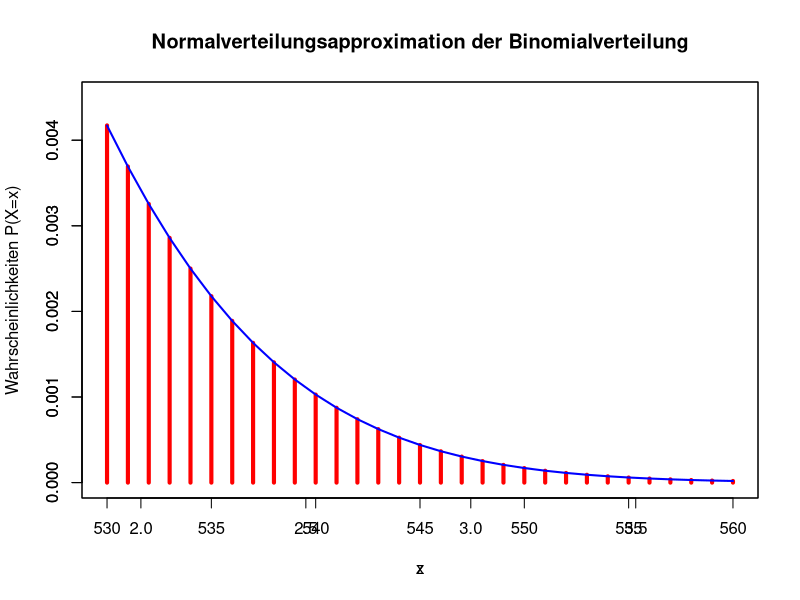

Generate this figure with R:
# SS2017_Hofmann_Aufgabenblatt3
## Übung 5
## 12. April 2017
### open pdf document.
pdf("SS2017_Hofmann_Aufgabenblatt3.pdf")

print("Übung 5 (ii)")
print("Pgelb = 30%, Pweiss = 25%, Prot = 40%")
print("Berechnung der Wahrscheinlichkeit, dass beim Aussähen von 1000 Samenkörnern zwischen 280 und 330 gelbe Blüten wachsen.")

n = 1000
p = 0.3

result = pbinom(330.5, n, p) - pbinom(279.5, n, p);
print(result)

pnorm(2.1047) - pnorm(-1.4146)

## Übung 6
p = 0.5
n = 1000
xa = 530
xe = 560
x = xa:xe
y = dbinom(x, n, p)

plot(x, y, type = "h", col = "red", lwd = 4, xlim = c(xa, xe), ylim = c(0, 0.0045),
     main = "Normalverteilungsapproximation der Binomialverteilung",
     ylab = "Wahrscheinlichkeiten P(X=x)")

### hold plot
par(new = TRUE)

z = (x - n*p)/sqrt(n * p * (1 - p))

za = (xa - n*p)/sqrt(n * p * (1 - p))
ze = (xe - n*p)/sqrt(n * p * (1 - p))

deltaz = 1/sqrt(n * p * (1 - p))

plot(z, dnorm(z) * deltaz, type = "l", col = "blue", lwd = 2, xlim = c(za, ze), ylim = c(0, 0.0045),
     ylab = "")


## Übung 7

### Auswertung der Formel aus Aufgabenteil (a)

p0 = 0.5
delta = c(0.05, 0.15, 0.25)
p1 = p0 + delta

epsilon = 0.8

alpha1 = 0.01
#n1 = ((sqrt(p0 * (1-p0)) * qnorm(1-alpha1) + n1 * p))
#n2 = ((sqrt(p0 * (1-p0)) * qnorm(1-alpha1) + n1 * p))

#round(rbind(n1,n2), 0)

### Formel für Stetigkeitskorrektur
# ...

# Aufgabenteil b
n = 1001
xc = 538
p1 = 0.55

### Überprüfung kritischer Wert
1 - pbinom(xc, n, p0)
1 - pbinom(xc - 1, n, p0) # dieser Wert passt.
1 - pbinom(xc - 2, n, p0)

### Berechnung der Teststärke
1 - pbinom(xc - 1, n, p1)

## alpha = 1%
n = 109
xc = 68
p1 = 0.65

### Überprüfung kritischer Wert
1 - pbinom(xc, n, p0)
1 - pbinom(xc - 1, n, p0) # dieser Wert passt.
1 - pbinom(xc - 2, n, p0)

### Berechnung der Teststärke
1 - pbinom(xc - 1, n, p1)
1 - pbinom(xc - 2, n, p1) # bei 67 als kritischer Wert würde angestrebte Teststärke besser getroffen


## alpha = 1%
n = 37
xc = 27
p1 = 0.75

### Überprüfung kritischer Wert
1 - pbinom(xc, n, p0)
1 - pbinom(xc - 1, n, p0) # dieser Wert passt.
1 - pbinom(xc - 2, n, p0)

### Berechnung der Teststärke
1 - pbinom(xc - 1, n, p1)
1 - pbinom(xc - 2, n, p1) # bei 67 als kritischer Wert würde angestrebte Teststärke besser getroffen

#####
## alpha = 5%
n = 616
xc = 329
p1 = 0.55

### Überprüfung kritischer Wert
1 - pbinom(xc, n, p0)
1 - pbinom(xc - 1, n, p0) # dieser Wert passt.
1 - pbinom(xc - 2, n, p0)

### Berechnung der Teststärke
1 - pbinom(xc - 1, n, p1)

#####
## alpha = 5%
n = 67
xc = 41
p1 = 0.65

### Überprüfung kritischer Wert
1 - pbinom(xc, n, p0)
1 - pbinom(xc - 1, n, p0) # dieser Wert passt.
1 - pbinom(xc - 2, n, p0)

### Berechnung der Teststärke
1 - pbinom(xc - 1, n, p1)

#####
## alpha = 5%, Effekt 25%
n = 23
xc = 16
p1 = 0.75

### Überprüfung kritischer Wert
1 - pbinom(xc, n, p0)
1 - pbinom(xc - 1, n, p0) # dieser Wert passt.
1 - pbinom(xc - 2, n, p0)

### Berechnung der Teststärke
1 - pbinom(xc - 1, n, p1)